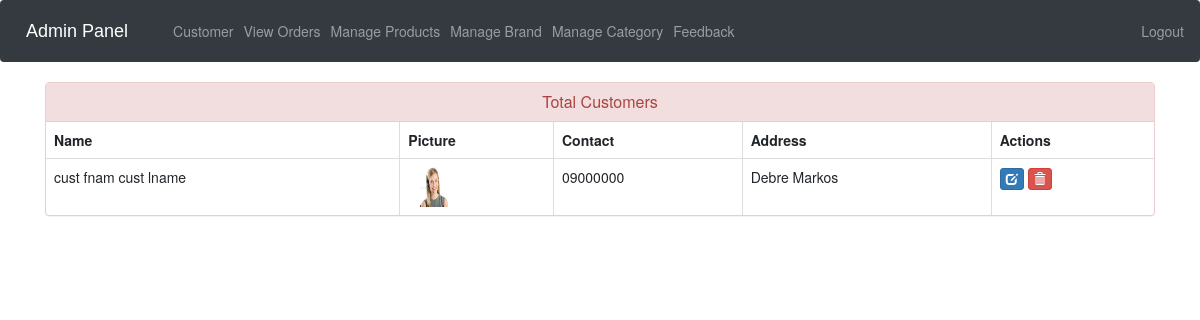
Before: /view-customer (signed in) with the older database file.
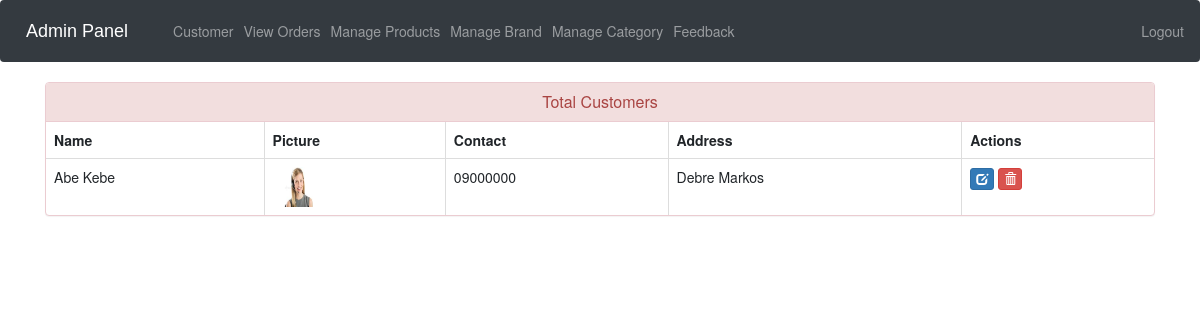
After: the same page with the newer database file.
### shoeshop/models.py (models this page shows, shortened)
class Customer(models.Model):
    user=models.OneToOneField(User,on_delete=models.CASCADE)
    profile_pic= models.ImageField(upload_to='profile_pic/CustomerProfilePic/',null=True,blank=True)
    address = models.CharField(max_length=40)
    mobile = models.CharField(max_length=20,null=False)
    @property
    def get_name(self):
        return self.user.first_name+" "+self.user.last_name

### shoeshop/views.py (the view)
# urls.py: path('view-customer', views.view_customer_view,name='view-customer'),
@login_required(login_url='adminlogin')
def view_customer_view(request):
    customers=models.Customer.objects.all()
    return render(request,'shoeshop/view_customer.html',{'customers':customers})

### templates/shoeshop/view_customer.html (shortened to what this page needs)
{% extends 'shoeshop/admin_base.html' %}
{% load static %}
{% block content %}
<head>
  <link href="//netdna.bootstrapcdn.com/bootstrap/3.0.0/css/bootstrap.min.css" rel="stylesheet" id="bootstrap-css">
</head>
<div class="container">
  <div class="panel panel-danger">
    <div class="panel-heading">
      <h6 class="panel-title">Total Customers</h6>
    </div>
    <table class="table table-hover table-bordered" id="dev-table">
      <thead>
        <tr>
          <th>Name</th>
          <th>Picture</th>
          <th>Contact</th>
          <th>Address</th>
          <th>Actions</th>
        </tr>
      </thead>
      {% for c in customers %}
      <tr>
        <td> {{c.get_name}}</td>
        <td> <img src="{% static c.profile_pic.url %}" alt="Profile Pic" height="40px" width="40px" /></td>
        <td>{{c.mobile}}</td>
        <td>{{c.address}}</td>
        <td><a class="btn btn-primary btn-xs" href="{% url 'update-customer' c.id  %}"><span class="glyphicon glyphicon-edit"></span></a>
        <a class="btn btn-danger btn-xs" href="{% url 'delete-customer' c.id  %}"><span class="glyphicon glyphicon-trash"></span></a></td>
      </tr>
      {% endfor %}
    </table>
  </div>
</div>
{% endblock content %}

Changed rows visible on the page:
changed Customer "Debre Markos": get_name "cust fnam cust lname" → "Abe Kebe"
